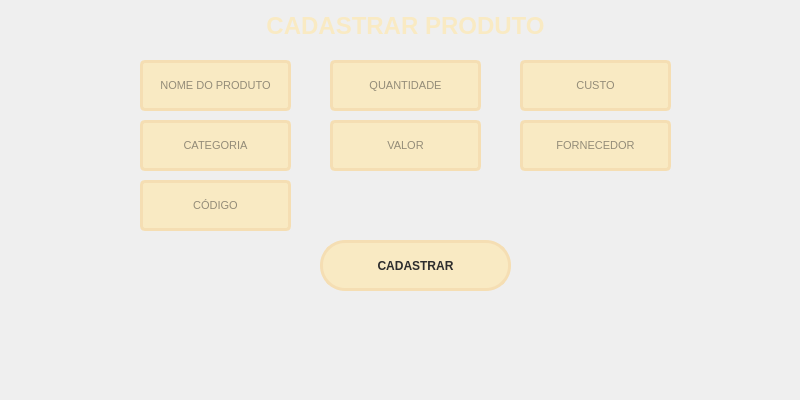
<?xml version="1.0" encoding="UTF-8"?>
<ui version="4.0">
 <class>Form</class>
 <widget class="QWidget" name="Form">
  <property name="geometry">
   <rect>
    <x>0</x>
    <y>0</y>
    <width>800</width>
    <height>400</height>
   </rect>
  </property>
  <property name="windowTitle">
   <string>Form</string>
  </property>
  <widget class="QPushButton" name="pushButton_2">
   <property name="geometry">
    <rect>
     <x>320</x>
     <y>240</y>
     <width>191</width>
     <height>51</height>
    </rect>
   </property>
   <property name="font">
    <font>
     <family>Segoe UI</family>
     <weight>75</weight>
     <bold>true</bold>
    </font>
   </property>
   <property name="styleSheet">
    <string notr="true">QPushButton{	
	border: 3px solid rgb(245, 222, 179);
	border-radius: 25px;
	background-color:rgb(249, 234, 195);
	color: rgb(45, 45, 45);
}
QPushButton:hover{	
	border: 3px solid rgb(55, 55, 55);
}
QPushButton:pressed{	
	background-color: rgb(135, 206, 250);
	color: rgb(45, 45, 45);
}</string>
   </property>
   <property name="text">
    <string>CADASTRAR</string>
   </property>
  </widget>
  <widget class="QLabel" name="label_2">
   <property name="geometry">
    <rect>
     <x>140</x>
     <y>10</y>
     <width>531</width>
     <height>31</height>
    </rect>
   </property>
   <property name="font">
    <font>
     <family>Segoe UI</family>
     <pointsize>18</pointsize>
     <weight>75</weight>
     <bold>true</bold>
    </font>
   </property>
   <property name="styleSheet">
    <string notr="true">color:rgb(249, 234, 195);</string>
   </property>
   <property name="text">
    <string>CADASTRAR PRODUTO</string>
   </property>
   <property name="alignment">
    <set>Qt::AlignCenter</set>
   </property>
  </widget>
  <widget class="QLineEdit" name="nome">
   <property name="geometry">
    <rect>
     <x>140</x>
     <y>60</y>
     <width>151</width>
     <height>51</height>
    </rect>
   </property>
   <property name="font">
    <font>
     <family>Segoe UI</family>
     <pointsize>8</pointsize>
     <weight>50</weight>
     <bold>false</bold>
    </font>
   </property>
   <property name="styleSheet">
    <string notr="true">QLineEdit {
	border: 3px solid rgb(245, 222, 179);
	border-radius: 5px;
	padding: 15px;
	background-color:rgb(249, 234, 195);
	color: rgb(45, 45, 45);
}
QLineEdit:hover {
	border: 3px solid rgb(55, 55, 55);
}
QLineEdit:focus {
	border: 3px solid rgb(135, 206, 250);
	color: rgb(45, 45, 45);
}</string>
   </property>
   <property name="maxLength">
    <number>45</number>
   </property>
   <property name="alignment">
    <set>Qt::AlignCenter</set>
   </property>
   <property name="placeholderText">
    <string>NOME DO PRODUTO</string>
   </property>
  </widget>
  <widget class="QLineEdit" name="categoria">
   <property name="geometry">
    <rect>
     <x>140</x>
     <y>120</y>
     <width>151</width>
     <height>51</height>
    </rect>
   </property>
   <property name="font">
    <font>
     <family>Segoe UI</family>
     <pointsize>8</pointsize>
     <weight>50</weight>
     <bold>false</bold>
    </font>
   </property>
   <property name="styleSheet">
    <string notr="true">QLineEdit {
	border: 3px solid rgb(245, 222, 179);
	border-radius: 5px;
	padding: 15px;
	background-color:rgb(249, 234, 195);
	color: rgb(45, 45, 45);
}
QLineEdit:hover {
	border: 3px solid rgb(55, 55, 55);
}
QLineEdit:focus {
	border: 3px solid rgb(135, 206, 250);
	color: rgb(45, 45, 45);
}</string>
   </property>
   <property name="maxLength">
    <number>45</number>
   </property>
   <property name="alignment">
    <set>Qt::AlignCenter</set>
   </property>
   <property name="placeholderText">
    <string>CATEGORIA</string>
   </property>
  </widget>
  <widget class="QLineEdit" name="valor_2">
   <property name="geometry">
    <rect>
     <x>140</x>
     <y>180</y>
     <width>151</width>
     <height>51</height>
    </rect>
   </property>
   <property name="font">
    <font>
     <family>Segoe UI</family>
     <pointsize>8</pointsize>
     <weight>50</weight>
     <bold>false</bold>
    </font>
   </property>
   <property name="styleSheet">
    <string notr="true">QLineEdit {
	border: 3px solid rgb(245, 222, 179);
	border-radius: 5px;
	padding: 15px;
	background-color:rgb(249, 234, 195);
	color: rgb(45, 45, 45);
}
QLineEdit:hover {
	border: 3px solid rgb(55, 55, 55);
}
QLineEdit:focus {
	border: 3px solid rgb(135, 206, 250);
	color: rgb(45, 45, 45);
}</string>
   </property>
   <property name="maxLength">
    <number>45</number>
   </property>
   <property name="alignment">
    <set>Qt::AlignCenter</set>
   </property>
   <property name="placeholderText">
    <string>CÓDIGO</string>
   </property>
  </widget>
  <widget class="QLineEdit" name="quantidade">
   <property name="geometry">
    <rect>
     <x>330</x>
     <y>60</y>
     <width>151</width>
     <height>51</height>
    </rect>
   </property>
   <property name="font">
    <font>
     <family>Segoe UI</family>
     <pointsize>8</pointsize>
     <weight>50</weight>
     <bold>false</bold>
    </font>
   </property>
   <property name="styleSheet">
    <string notr="true">QLineEdit {
	border: 3px solid rgb(245, 222, 179);
	border-radius: 5px;
	padding: 15px;
	background-color:rgb(249, 234, 195);
	color: rgb(45, 45, 45);
}
QLineEdit:hover {
	border: 3px solid rgb(55, 55, 55);
}
QLineEdit:focus {
	border: 3px solid rgb(135, 206, 250);
	color: rgb(45, 45, 45);
}</string>
   </property>
   <property name="maxLength">
    <number>45</number>
   </property>
   <property name="alignment">
    <set>Qt::AlignCenter</set>
   </property>
   <property name="placeholderText">
    <string>QUANTIDADE</string>
   </property>
  </widget>
  <widget class="QLineEdit" name="valor">
   <property name="geometry">
    <rect>
     <x>330</x>
     <y>120</y>
     <width>151</width>
     <height>51</height>
    </rect>
   </property>
   <property name="font">
    <font>
     <family>Segoe UI</family>
     <pointsize>8</pointsize>
     <weight>50</weight>
     <bold>false</bold>
    </font>
   </property>
   <property name="styleSheet">
    <string notr="true">QLineEdit {
	border: 3px solid rgb(245, 222, 179);
	border-radius: 5px;
	padding: 15px;
	background-color:rgb(249, 234, 195);
	color: rgb(45, 45, 45);
}
QLineEdit:hover {
	border: 3px solid rgb(55, 55, 55);
}
QLineEdit:focus {
	border: 3px solid rgb(135, 206, 250);
	color: rgb(45, 45, 45);
}</string>
   </property>
   <property name="maxLength">
    <number>45</number>
   </property>
   <property name="alignment">
    <set>Qt::AlignCenter</set>
   </property>
   <property name="placeholderText">
    <string>VALOR</string>
   </property>
  </widget>
  <widget class="QLineEdit" name="custo">
   <property name="geometry">
    <rect>
     <x>520</x>
     <y>60</y>
     <width>151</width>
     <height>51</height>
    </rect>
   </property>
   <property name="font">
    <font>
     <family>Segoe UI</family>
     <pointsize>8</pointsize>
     <weight>50</weight>
     <bold>false</bold>
    </font>
   </property>
   <property name="styleSheet">
    <string notr="true">QLineEdit {
	border: 3px solid rgb(245, 222, 179);
	border-radius: 5px;
	padding: 15px;
	background-color:rgb(249, 234, 195);
	color: rgb(45, 45, 45);
}
QLineEdit:hover {
	border: 3px solid rgb(55, 55, 55);
}
QLineEdit:focus {
	border: 3px solid rgb(135, 206, 250);
	color: rgb(45, 45, 45);
}</string>
   </property>
   <property name="maxLength">
    <number>45</number>
   </property>
   <property name="alignment">
    <set>Qt::AlignCenter</set>
   </property>
   <property name="placeholderText">
    <string>CUSTO</string>
   </property>
  </widget>
  <widget class="QLineEdit" name="nome_2">
   <property name="geometry">
    <rect>
     <x>520</x>
     <y>120</y>
     <width>151</width>
     <height>51</height>
    </rect>
   </property>
   <property name="font">
    <font>
     <family>Segoe UI</family>
     <pointsize>8</pointsize>
     <weight>50</weight>
     <bold>false</bold>
    </font>
   </property>
   <property name="styleSheet">
    <string notr="true">QLineEdit {
	border: 3px solid rgb(245, 222, 179);
	border-radius: 5px;
	padding: 15px;
	background-color:rgb(249, 234, 195);
	color: rgb(45, 45, 45);
}
QLineEdit:hover {
	border: 3px solid rgb(55, 55, 55);
}
QLineEdit:focus {
	border: 3px solid rgb(135, 206, 250);
	color: rgb(45, 45, 45);
}</string>
   </property>
   <property name="maxLength">
    <number>45</number>
   </property>
   <property name="alignment">
    <set>Qt::AlignCenter</set>
   </property>
   <property name="placeholderText">
    <string>FORNECEDOR</string>
   </property>
  </widget>
 </widget>
 <resources/>
 <connections/>
</ui>
